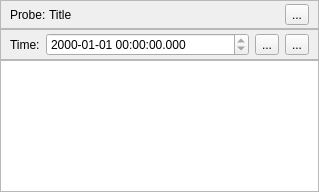
<?xml version="1.0" encoding="UTF-8"?>
<ui version="4.0">
 <class>shv::visu::timeline::GraphProbeWidget</class>
 <widget class="QWidget" name="shv::visu::timeline::GraphProbeWidget">
  <property name="geometry">
   <rect>
    <x>0</x>
    <y>0</y>
    <width>319</width>
    <height>192</height>
   </rect>
  </property>
  <property name="windowTitle">
   <string>Form</string>
  </property>
  <layout class="QVBoxLayout" name="verticalLayout">
   <property name="spacing">
    <number>0</number>
   </property>
   <property name="leftMargin">
    <number>0</number>
   </property>
   <property name="topMargin">
    <number>0</number>
   </property>
   <property name="rightMargin">
    <number>0</number>
   </property>
   <property name="bottomMargin">
    <number>0</number>
   </property>
   <item>
    <widget class="QFrame" name="fHeader">
     <property name="frameShape">
      <enum>QFrame::StyledPanel</enum>
     </property>
     <property name="frameShadow">
      <enum>QFrame::Raised</enum>
     </property>
     <layout class="QHBoxLayout" name="horizontalLayout_2">
      <property name="spacing">
       <number>3</number>
      </property>
      <property name="leftMargin">
       <number>9</number>
      </property>
      <property name="topMargin">
       <number>3</number>
      </property>
      <property name="bottomMargin">
       <number>3</number>
      </property>
      <item>
       <widget class="QLabel" name="lblProbe">
        <property name="text">
         <string>Probe:</string>
        </property>
       </widget>
      </item>
      <item>
       <widget class="QLabel" name="lblShvPath">
        <property name="sizePolicy">
         <sizepolicy hsizetype="Preferred" vsizetype="Preferred">
          <horstretch>1</horstretch>
          <verstretch>0</verstretch>
         </sizepolicy>
        </property>
        <property name="text">
         <string>Title</string>
        </property>
       </widget>
      </item>
      <item>
       <widget class="QToolButton" name="tbClose">
        <property name="text">
         <string>...</string>
        </property>
        <property name="icon">
         <iconset resource="../../../../../flatline/flatline.qrc">
          <normaloff>:/images/close.svg</normaloff>:/images/close.svg</iconset>
        </property>
       </widget>
      </item>
     </layout>
    </widget>
   </item>
   <item>
    <widget class="QFrame" name="frame">
     <property name="frameShape">
      <enum>QFrame::StyledPanel</enum>
     </property>
     <property name="frameShadow">
      <enum>QFrame::Raised</enum>
     </property>
     <layout class="QHBoxLayout" name="horizontalLayout">
      <property name="topMargin">
       <number>3</number>
      </property>
      <property name="bottomMargin">
       <number>3</number>
      </property>
      <item>
       <widget class="QLabel" name="label_2">
        <property name="text">
         <string>Time:</string>
        </property>
       </widget>
      </item>
      <item>
       <widget class="QTimeEdit" name="teCurrentTime">
        <property name="sizePolicy">
         <sizepolicy hsizetype="Minimum" vsizetype="Fixed">
          <horstretch>1</horstretch>
          <verstretch>0</verstretch>
         </sizepolicy>
        </property>
        <property name="focusPolicy">
         <enum>Qt::NoFocus</enum>
        </property>
        <property name="readOnly">
         <bool>true</bool>
        </property>
        <property name="displayFormat">
         <string notr="true">yyyy-MM-dd hh:mm:ss.zzz</string>
        </property>
       </widget>
      </item>
      <item>
       <widget class="QToolButton" name="tbPrevSample">
        <property name="text">
         <string>...</string>
        </property>
        <property name="icon">
         <iconset resource="../../images/images.qrc">
          <normaloff>:/shv/visu/images/media-step-backward.svg</normaloff>:/shv/visu/images/media-step-backward.svg</iconset>
        </property>
       </widget>
      </item>
      <item>
       <widget class="QToolButton" name="tbNextSample">
        <property name="text">
         <string>...</string>
        </property>
        <property name="icon">
         <iconset resource="../../images/images.qrc">
          <normaloff>:/shv/visu/images/media-step-forward.svg</normaloff>:/shv/visu/images/media-step-forward.svg</iconset>
        </property>
       </widget>
      </item>
     </layout>
    </widget>
   </item>
   <item>
    <widget class="QTextBrowser" name="tbYvalues"/>
   </item>
  </layout>
 </widget>
 <resources>
  <include location="../../images/images.qrc"/>
  <include location="../../../../../flatline/flatline.qrc"/>
 </resources>
 <connections/>
</ui>
